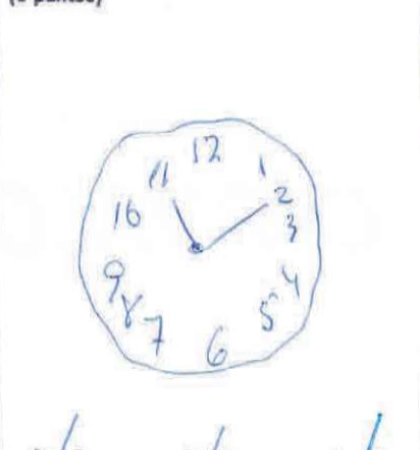
#> input picture ROI/NC/IC00627P01E20PD00011_2211300001-1.png, 420 x 450 px, given as the content of the folder ROI/NC/IC00627P01E20PD00011_2211300001-1.png, which was not available
$ python ROI.py --path_to_PNG ROI/NC/IC00627P01E20PD00011_2211300001-1.png --path_to_saved_ROI out
#> lines starting #> are read from the running program, lines starting #| are printed output that depends on the picture; after the words box and inside, x2 and y2 are one past the last pixel; in counts of white or black regions, pixels touching at a corner belong together; pictures that were not available may be replaced by others from this repository, and a replacement may not be noted
"""
This script processes images of MoCA (Montreal Cognitive Assessment) tests to extract the clock drawing part.
It reads PNG images from a specified directory, detects the clock drawing using contour detection, extracts
the clock region, rotates it to the correct orientation, resizes it to a standard size, and saves the extracted
region as a new image in a specified output directory.

Usage:
    python script.py --path_to_PNG <path_to_PNG_directory> --path_to_saved_ROI <path_to_output_directory>
"""

import cv2
import argparse
import os
import numpy as np
import matplotlib.pyplot as plt

# Set up argument parser for command-line inputs
parser = argparse.ArgumentParser()
parser.add_argument('--path_to_PNG', type=str, required=True, help='Path to the directory containing PNG files.')
parser.add_argument('--path_to_saved_ROI', type=str, required=True, help='Path to the directory to save the extracted ROI images.')
args = parser.parse_args()

# Initialize list to hold detected contours
detected_contours = []

# Desired dimensions for the extracted ROI image
desired_width = 420
desired_height = 450

# Create named windows for displaying images
cv2.namedWindow('Img', cv2.WINDOW_NORMAL)
cv2.namedWindow('ROI', cv2.WINDOW_NORMAL)
cv2.namedWindow('Gray', cv2.WINDOW_NORMAL)
cv2.namedWindow('Thresh', cv2.WINDOW_NORMAL)

# Check if the output directory exists, create if it does not
folder_exist = os.path.exists(args.path_to_saved_ROI)
if not folder_exist:
    os.makedirs(args.path_to_saved_ROI)
    print("A new directory to save the ROI images has been created!")

# Loop through all the PNG files in the specified directory
for file in os.listdir(args.path_to_PNG):
    if file.endswith(".png"):
        # Split the file name and extension
        file_name, extension = os.path.splitext(file)

        # Read the image and convert to grayscale
        img = cv2.imread(args.path_to_PNG + '/' + file)
#> img is the input picture: shape (450, 420, 3); mean B, G, R 251.9, 251.1, 250.5
        img_gray = cv2.cvtColor(img, cv2.COLOR_BGR2GRAY)

        # Calculate histogram of the grayscale image (for analysis, not used further)
        histogram = cv2.calcHist([img_gray], [0], None, [256], [0, 256])
#> histogram = 256 values, max 133292 at index 255, min 0 at index 0, mean 738.3

        # Apply binary thresholding
        ret, thresh = cv2.threshold(img_gray, 80, 255, cv2.THRESH_BINARY)
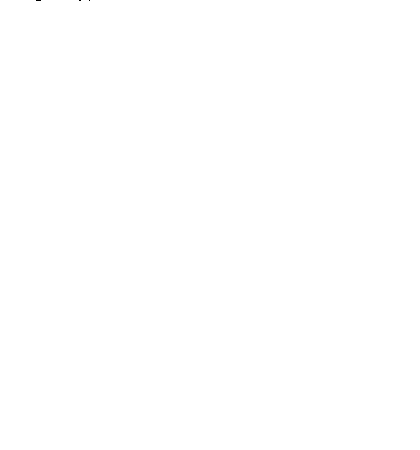
#> thresh: shape (450, 420); 100% white; black in thin lines or dots, all inside (x1, y1, x2, y2) = (36, 0, 90, 1)
        thresh = cv2.bitwise_not(thresh)

        # Find contours in the thresholded image
        contours, hierarchy = cv2.findContours(thresh, cv2.RETR_TREE, cv2.CHAIN_APPROX_SIMPLE)
#> contours = 3 contours, all with area under 20

        # Loop through each contour to find the desired one
        for contour in contours:
            area = cv2.contourArea(contour)
            perimeter = cv2.arcLength(contour, True)

            # Check if contour meets the area and perimeter criteria
            if area > 220000 and perimeter < 2500:
                detected_contours.append(contour)

                # Get minimum area rectangle for the contour
                rect = cv2.minAreaRect(contour)
                box = cv2.boxPoints(rect)
                box = np.int0(box)

                # Get bounding box and angle of rotation
                x, y, w, h = cv2.boundingRect(box)
                center, angle = rect[0], rect[2]

                # Adjust angle if necessary
                if angle > 10:
                    angle = angle + 270
#> this loop made 3 passes
#> (contour, perimeter) on passes 1 to 3: ([[89, 0]], 0), ([[79, 0], [80, 0]], 2), ([[36, 0], [40, 0]], 8)
#> after the loop, detected_contours = []

        # Create rotation matrix and rotate the image
#> (the run stopped early here; a loop or call above may not have finished)

$ run again, on ROI/PD-D/IC01080N13E20PD00021_2009160001-1.png
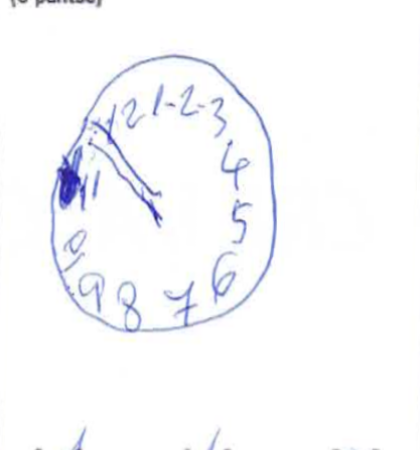
#> input picture ROI/PD-D/IC01080N13E20PD00021_2009160001-1.png, 420 x 450 px, given as the content of the folder ROI/PD-D/IC01080N13E20PD00021_2009160001-1.png, which was not available
#> img is the input picture: shape (450, 420, 3); mean B, G, R 251.6, 249.4, 248.9
#> `img_gray = cv2.cvtColor(img, cv2.COLOR_BGR2GRAY)`:
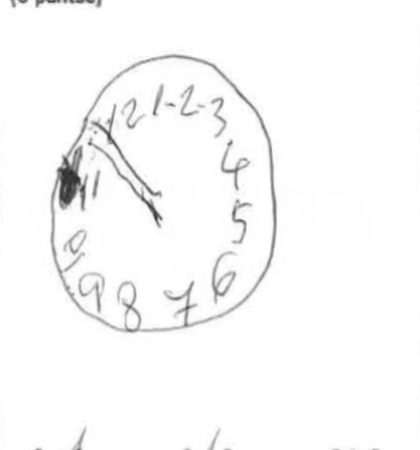
#> img_gray: shape (450, 420); min 43, max 255, mean 249.5
#> histogram = 256 values, max 133020 at index 255, min 0 at index 0, mean 738.3
#> contours = 10 contours, 8 with area under 20; largest, box (x1, y1, x2, y2) and area: (60, 167, 80, 203) 376, (62, 184, 68, 198) 38
#> the loop `for contour in contours:` made 10 passes
#> (area, perimeter) on passes 5 to 6: (376, 106.9), (38, 30.97)
#> after the loop `for contour in contours:`: detected_contours = []

$ run again, on ROI/PD-D/IC01761P01E20PD00011_2206290001-1.png
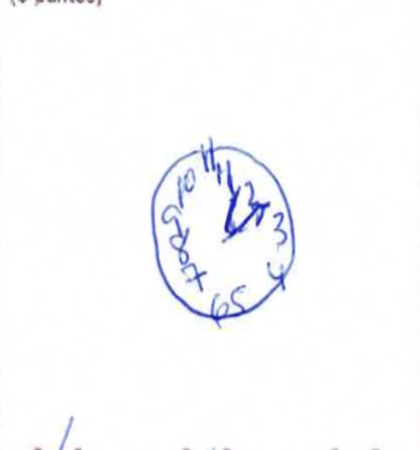
#> input picture ROI/PD-D/IC01761P01E20PD00011_2206290001-1.png, 420 x 450 px, given as the content of the folder ROI/PD-D/IC01761P01E20PD00011_2206290001-1.png, which was not available
#> img is the input picture: shape (450, 420, 3); mean B, G, R 252.4, 250.6, 250.2
#> `img_gray = cv2.cvtColor(img, cv2.COLOR_BGR2GRAY)`:
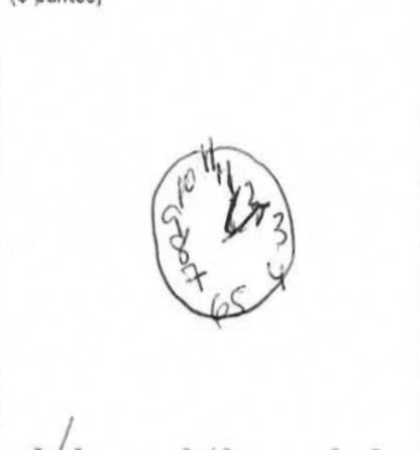
#> img_gray: shape (450, 420); min 33, max 255, mean 250.7
#> histogram = 256 values, max 117628 at index 255, min 0 at index 0, mean 738.3
#> contours = 24 contours, 21 with area under 20; largest, box (x1, y1, x2, y2) and area: (225, 192, 238, 232) 86, (230, 204, 269, 236) 75, (210, 315, 226, 320) 22
#> the loop `for contour in contours:` made 24 passes
#> (area, perimeter) on passes 1, 15, 17: (22, 36.14), (75, 113.2), (86, 90.77)
#> after the loop `for contour in contours:`: detected_contours = []

$ run again, on ROI/PD-MCI/IC02915N18E20PD00011_2211070001-1.png
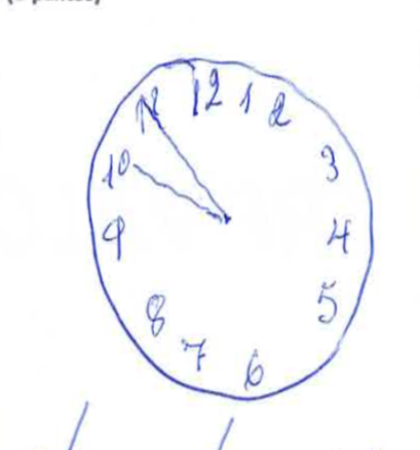
#> input picture ROI/PD-MCI/IC02915N18E20PD00011_2211070001-1.png, 420 x 450 px, given as the content of the folder ROI/PD-MCI/IC02915N18E20PD00011_2211070001-1.png, which was not available
#> img is the input picture: shape (450, 420, 3); mean B, G, R 251.3, 249, 248.4
#> `img_gray = cv2.cvtColor(img, cv2.COLOR_BGR2GRAY)`:
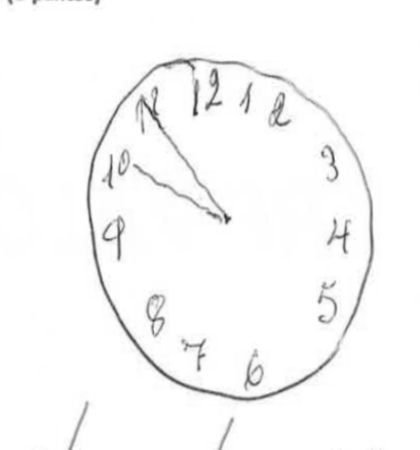
#> img_gray: shape (450, 420); min 47, max 255, mean 249.1
#> histogram = 256 values, max 126107 at index 255, min 0 at index 0, mean 738.3
#> contours = 23 contours, all with area under 20
#> the loop `for contour in contours:` made 23 passes
#> (contour, area, perimeter) on passes 1 to 8: ([[281, 390]], 0, 0), ([[182, 384]], 0, 0), ([[164, 374], [165, 374]], 0, 2), ([[161, 371], [162, 372]], 0, 2.83), ([[134, 341]], 0, 0), ([[121, 322]], 0, 0), ([[153, 320]], 0, 0), ([[107, 239]], 0, 0)
#> after the loop `for contour in contours:`: detected_contours = []
